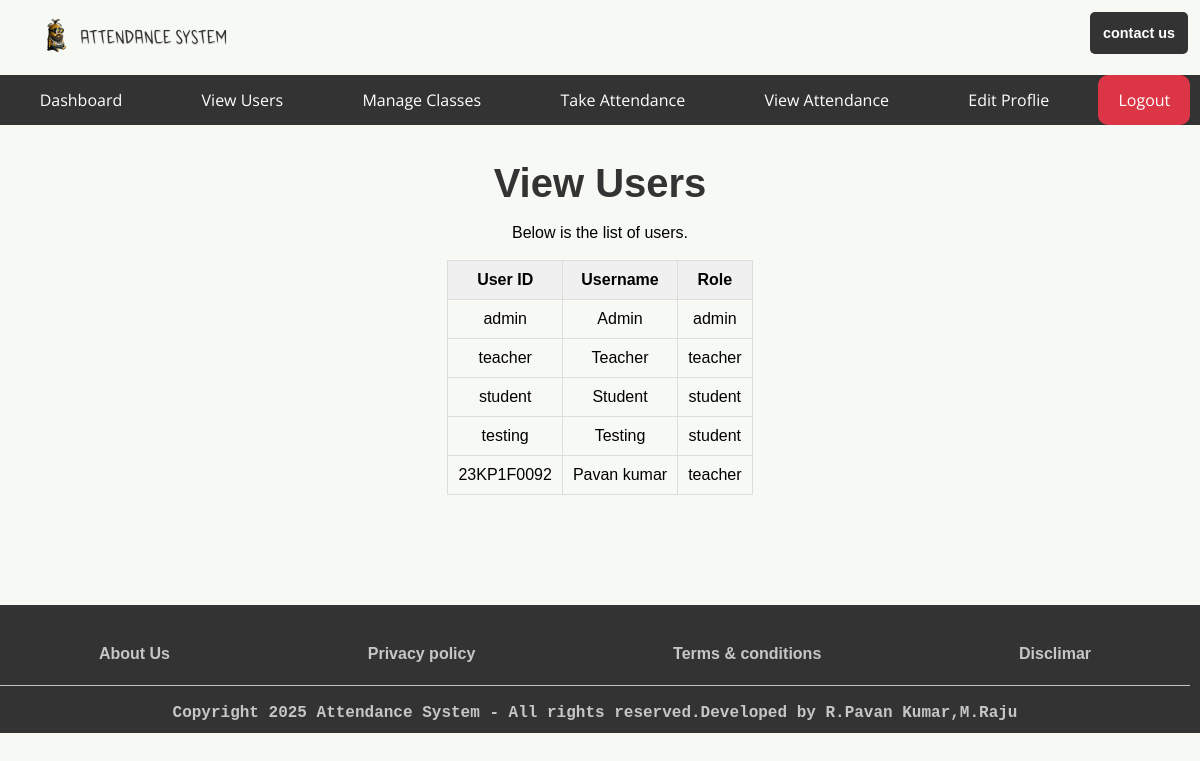
/teacher/view_users (signed in), run on the app's committed database.
### app.py (models this page shows, shortened)
class User(db.Model):
    userid = db.Column(db.String(10), primary_key=True, unique=True, nullable=False)
    username = db.Column(db.String(150), nullable=False)
    password_hash = db.Column(db.String(150), nullable=False)
    role = db.Column(db.String(50), nullable=False)

### app.py (the view)
@app.route('/teacher/view_users', methods=['GET', 'POST'])
@role_required('teacher')
def view_users():
    users = User.query.all()  # Get all users from the database
    return render_template('auth/dashboards/teacher/view_users.html', users=users)

### app.py (called while the page is built)
def role_required(roles):
    if not isinstance(roles, list):
        roles = [roles]  # Ensure roles is a list
    def decorator(func):
        @wraps(func)
        def wrapper(*args, **kwargs):
            if 'username' not in session:
                return redirect(url_for('login'))
            user = User.query.filter_by(username=session['username']).first()
            if user.role not in roles:  # Check if the user's role is in the allowed roles list
                return redirect(url_for('index'))  # Redirect to the home page if unauthorized
            return func(*args, **kwargs)
        return wrapper
    return decorator

### templates/auth/dashboards/teacher/view_users.html (shortened to what this page needs)
{% extends 'base/base_teacher.html' %}
{% block body %}
<main>
    <h1>View Users</h1><br/>
    <p>Below is the list of users.</p><br/>
    <div style="overflow-x: auto; max-width: 100%;">
    <table>
        <thead>
            <tr>
                <th>User ID</th>
                <th>Username</th>
                <th>Role</th>
            </tr>
        </thead>
        <tbody>
            {% if users %}
                {% for user in users %}
                    <tr>
                        <td>{{ user.userid }}</td>
                        <td>{{ user.username }}</td>
                        <td>{{ user.role }}</td>
                    </tr>
                {% endfor %}
            {% else %}
                <tr><td colspan="4">No users found.</td></tr>
            {% endif %}
        </tbody>
    </table>
</div>
</main>
{% endblock body %}

### static/styles/index.css (style rules this page uses)
* { background: #f7f9f4; font-family: 'Arial', sans-serif; margin: 0; padding: 0; box-sizing: border-box; font-size: 1rem; text-decoration: none; }
main { display: flex; justify-content: start; align-items: center; flex-direction: column; padding: 3% 0; width: 100%; min-height: 60vh; }
table { margin: 0 auto; border-collapse: collapse; border-spacing: 0; width: 100%; border: 1px solid #ddd; }
th, td { border: 1px solid #ddd; padding: 10px; text-align: center; }
th { background-color: #f0f0f0; }
h1 { text-align: center; font-size: 2.5rem; color: #333; }

### data on the page
User: userid "admin", username "Admin", role "admin"
User: userid "teacher", username "Teacher", role "teacher"
User: userid "student", username "Student", role "student"
User: userid "testing", username "Testing", role "student"
User: userid "23KP1F0092", username "Pavan kumar", role "teacher"
